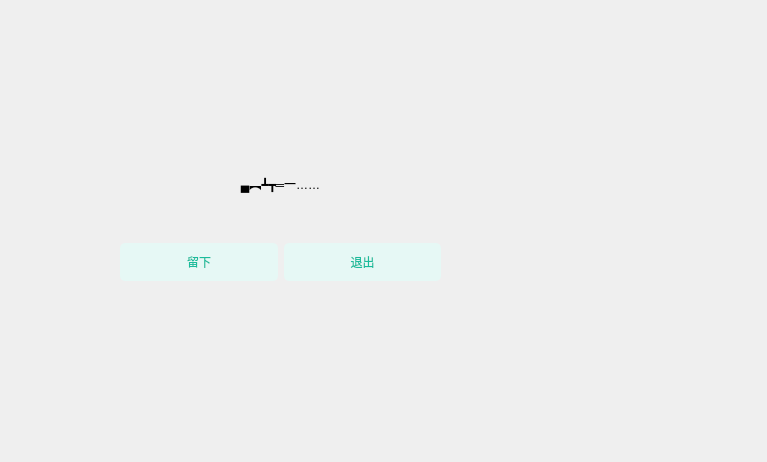
<?xml version="1.0" encoding="UTF-8"?>
<ui version="4.0">
 <class>Dialog</class>
 <widget class="QDialog" name="Dialog">
  <property name="geometry">
   <rect>
    <x>0</x>
    <y>0</y>
    <width>767</width>
    <height>462</height>
   </rect>
  </property>
  <property name="windowTitle">
   <string>Dialog</string>
  </property>
  <property name="styleSheet">
   <string notr="true">QPushButton{border-style:none;padding:10px;border-radius:5px;color:#1ABC9C;background:#E6F8F5;}
QPushButton:hover{color:#2EE1C1;background:#FFFFFF;}
QPushButton:pressed{color:#16A086;background:#A7EEE6;}</string>
  </property>
  <widget class="QWidget" name="verticalLayoutWidget">
   <property name="geometry">
    <rect>
     <x>120</x>
     <y>130</y>
     <width>321</width>
     <height>151</height>
    </rect>
   </property>
   <layout class="QVBoxLayout" name="verticalLayout">
    <item>
     <layout class="QHBoxLayout" name="horizontalLayout">
      <item>
       <widget class="QLabel" name="label">
        <property name="text">
         <string>▄︻┻┳═一……</string>
        </property>
        <property name="alignment">
         <set>Qt::AlignCenter</set>
        </property>
       </widget>
      </item>
     </layout>
    </item>
    <item>
     <layout class="QHBoxLayout" name="horizontalLayout_2">
      <item>
       <widget class="QPushButton" name="pushButton">
        <property name="text">
         <string>留下</string>
        </property>
       </widget>
      </item>
      <item>
       <widget class="QPushButton" name="pushButton_2">
        <property name="text">
         <string>退出</string>
        </property>
       </widget>
      </item>
     </layout>
    </item>
   </layout>
  </widget>
 </widget>
 <resources/>
 <connections/>
</ui>
